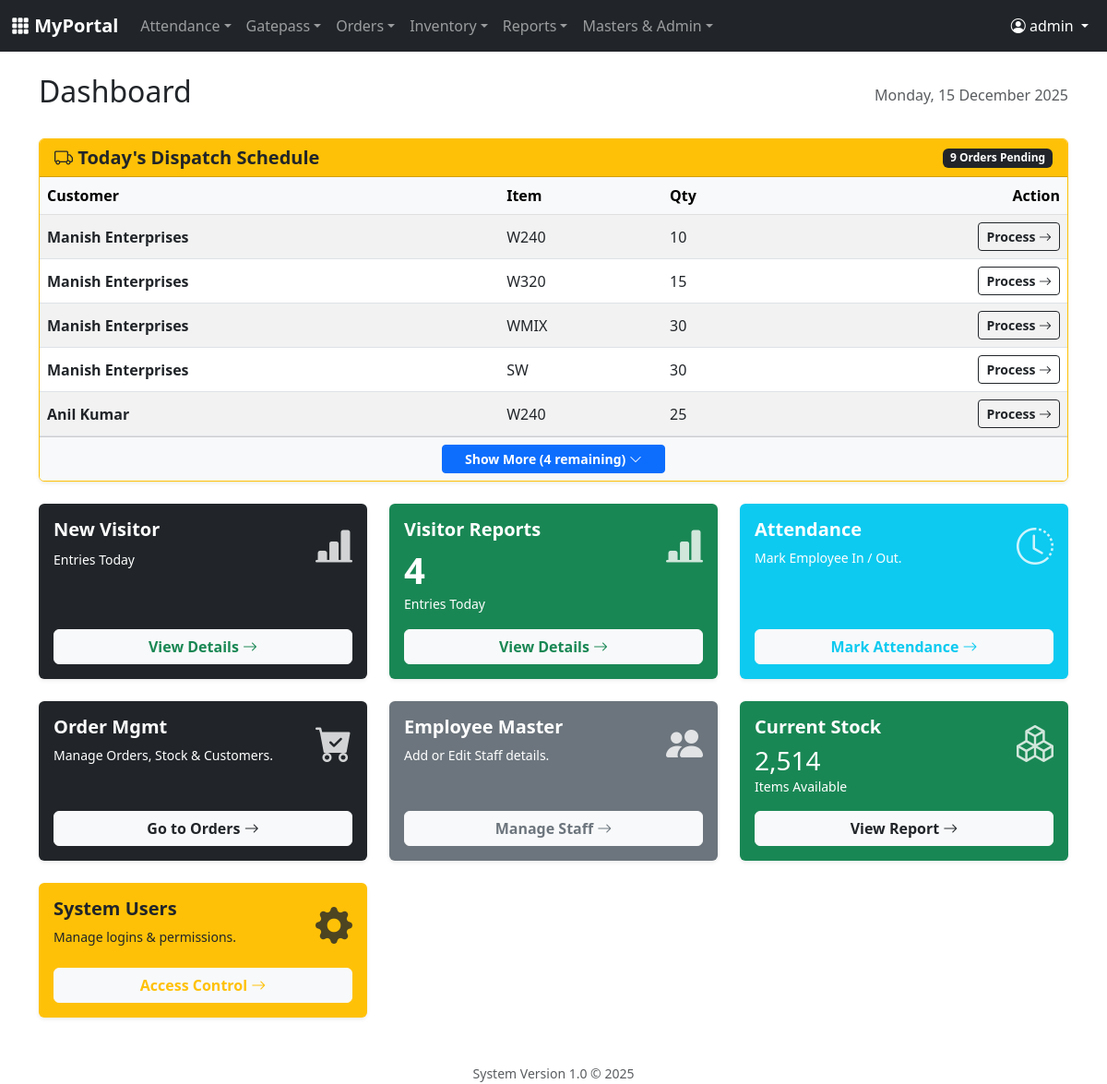
/index.php (signed in), run on the app's committed database.
### tables this page shows
CREATE TABLE `oms_orders` (
  `id` int NOT NULL,
  `customer_id` int DEFAULT NULL,
  `item_id` int DEFAULT NULL,
  `quantity` int DEFAULT NULL,
  `price` decimal(10,2) DEFAULT NULL,
  `dispatch_date` date DEFAULT NULL,
  `status` enum('Pending','Shipped','Delivered','Cancelled') DEFAULT 'Pending',
  `created_at` datetime DEFAULT CURRENT_TIMESTAMP
);

CREATE TABLE `oms_customers` (
  `id` int NOT NULL,
  `name` varchar(100) NOT NULL,
  `mobile` varchar(15) NOT NULL,
  `whatsapp` varchar(15) DEFAULT NULL,
  `state` varchar(50) DEFAULT NULL,
  `address` text,
  `created_at` datetime DEFAULT CURRENT_TIMESTAMP
);

CREATE TABLE `oms_items` (
  `id` int NOT NULL,
  `name` varchar(100) NOT NULL,
  `short_code` varchar(20) DEFAULT NULL,
  `current_stock` int DEFAULT '0',
  `unit_price` decimal(10,2) DEFAULT '0.00',
  `category_id` int DEFAULT NULL
);

### config.php (called while the page is built, shortened)
<?php
if (!function_exists('hasPermission')) {
    function hasPermission($key) {
        if (isset($_SESSION['user_id']) && $_SESSION['user_id'] == 1) return true;
        return false;
    }
}
?>

### index.php (the view, shortened to what this page needs)
<?php
require_once 'config.php';
?>
<!DOCTYPE html>
<html lang="en">
<head>
    <link href="https://cdn.jsdelivr.net/npm/bootstrap@5.3.0/dist/css/bootstrap.min.css" rel="stylesheet">
    <link rel="stylesheet" href="https://cdn.jsdelivr.net/npm/bootstrap-icons@1.10.0/font/bootstrap-icons.css">
</head>
<body>
    <?php include 'navbar.php'; ?>
    <div class="container">
        <div class="d-flex justify-content-between align-items-center mb-4">
            <h2>Dashboard</h2>
            <span class="text-muted"><?php echo date('l, d F Y'); ?></span>
        </div>
        <div class="row g-4">
            <?php if(hasPermission('oms_dispatch_schedule')): ?>
            <?php
                $today_date = date('Y-m-d');
                $cnt_q = $conn->query("SELECT COUNT(*) as total FROM oms_orders WHERE status='Pending' AND dispatch_date='$today_date'");
                $total_today = ($cnt_q) ? $cnt_q->fetch_assoc()['total'] : 0;
                $limit = 5;
                $res_dash = $conn->query("SELECT o.*, c.name as cname, i.name as iname
                                          FROM oms_orders o
                                          LEFT JOIN oms_customers c ON o.customer_id = c.id
                                          LEFT JOIN oms_items i ON o.item_id = i.id
                                          WHERE o.status='Pending' AND o.dispatch_date='$today_date'
                                          ORDER BY o.id ASC LIMIT $limit");
            ?>
            <div class="col-12 mt-4">
                <div class="card shadow-sm border-warning">
                    <div class="card-header bg-warning text-dark d-flex justify-content-between align-items-center">
                        <h5 class="mb-0 fw-bold"><i class="bi bi-truck"></i> Today's Dispatch Schedule</h5>
                        <span class="badge bg-dark"><?php echo $total_today; ?> Orders Pending</span>
                    </div>
                    <div class="card-body p-0">
                        <div class="table-responsive">
                            <table class="table table-striped mb-0 align-middle">
                                <thead class="table-light">
                                    <tr>
                                        <th>Customer</th>
                                        <th>Item</th>
                                        <th>Qty</th>
                                        <th class="text-end">Action</th>
                                    </tr>
                                </thead>
                                <tbody>
                                    <?php if($res_dash && $res_dash->num_rows > 0): ?>
                                        <?php while($row = $res_dash->fetch_assoc()): ?>
                                        <tr>
                                            <td class="fw-bold"><?php echo $row['cname']; ?></td>
                                            <td><?php echo $row['iname']; ?></td>
                                            <td><?php echo $row['quantity']; ?></td>
                                            <td class="text-end">
                                                <a href="oms_dispatch_schedule.php" class="btn btn-sm btn-outline-dark fw-bold">
                                                    Process <i class="bi bi-arrow-right"></i>
                                                </a>
                                            </td>
                                        </tr>
                                        <?php endwhile; ?>
                                    <?php else: ?>
                                        <tr><td colspan="4" class="text-center p-3 text-muted">No pending dispatches for today.</td></tr>
                                    <?php endif; ?>
                                </tbody>
                            </table>
                        </div>
                    </div>
                    <?php if($total_today > $limit): ?>
                    <div class="card-footer bg-light text-center">
                        <a href="oms_dispatch_schedule.php" class="btn btn-primary btn-sm fw-bold px-4">
                            Show More (<?php echo $total_today - $limit; ?> remaining) <i class="bi bi-chevron-down"></i>
                        </a>
                    </div>
                    <?php endif; ?>
                </div>
            </div>
            <?php endif; ?>
            <?php if(hasPermission('create_gatepass')): ?>
            <div class="col-md-4">
                    <div class="card text-white bg-dark h-100 shadow-sm dashboard-card">
                        <div class="card-body d-flex flex-column justify-content-between">
                            <div class="d-flex justify-content-between align-items-start">
                                <div>
                                    <h5 class="card-title fw-bold">New Visitor</h5>
                                    <small>Entries Today</small>
                                </div>
                            </div>
                            <a href="create_pass.php" class="btn btn-light text-success fw-bold mt-3 stretched-link">
                                View Details <i class="bi bi-arrow-right"></i>
                            </a>
                        </div>
                    </div>
                </div>
            <?php endif; ?>
            <?php if(hasPermission('gatepass_report')): ?>
                <?php
                $today = date('Y-m-d');
                $sql = "SELECT COUNT(*) as cnt FROM gate_passes WHERE DATE(entry_time) = '$today'";
                $res = $conn->query($sql);
                $count = ($res && $row = $res->fetch_assoc()) ? $row['cnt'] : 0;
                ?>
                <div class="col-md-4">
                    <div class="card text-white bg-success h-100 shadow-sm dashboard-card">
                        <div class="card-body d-flex flex-column justify-content-between">
                            <div class="d-flex justify-content-between align-items-start">
                                <div>
                                    <h5 class="card-title fw-bold">Visitor Reports</h5>
                                    <h2 class="display-6 fw-bold mb-0"><?php echo $count; ?></h2>
                                    <small>Entries Today</small>
                                </div>
                            </div>
                            <a href="reports.php" class="btn btn-light text-success fw-bold mt-3 stretched-link">
                                View Details <i class="bi bi-arrow-right"></i>
                            </a>
                        </div>
                    </div>
                </div>
            <?php endif; ?>
            <?php if(hasPermission('attendance_mark')): ?>
            <div class="col-md-4">
                <div class="card text-white bg-info h-100 shadow-sm dashboard-card">
                    <div class="card-body d-flex flex-column justify-content-between">
                        <div class="d-flex justify-content-between align-items-start">
                            <div>
                                <h5 class="card-title fw-bold">Attendance</h5>
                                <p class="card-text small">Mark Employee In / Out.</p>
                            </div>
                        </div>
                        <a href="attendance.php" class="btn btn-light text-info fw-bold mt-3 stretched-link">
                            Mark Attendance <i class="bi bi-arrow-right"></i>
                        </a>
                    </div>
                </div>
            </div>
            <?php endif; ?>
            <?php if(hasPermission('oms_orders_view') || hasPermission('oms_orders_manage') || hasPermission('oms_stock_manage') || hasPermission('oms_orders_status')): ?>
            <div class="col-md-4">
                <div class="card text-white bg-dark h-100 shadow-sm dashboard-card">
                    <div class="card-body d-flex flex-column justify-content-between">
                        <div class="d-flex justify-content-between align-items-start">
                            <div>
                                <h5 class="card-title fw-bold">Order Mgmt</h5>
                                <p class="card-text small">Manage Orders, Stock & Customers.</p>
                            </div>
                        </div>
                        <a href="oms_orders.php" class="btn btn-light text-dark fw-bold mt-3 stretched-link">
                            Go to Orders <i class="bi bi-arrow-right"></i>
                        </a>
                    </div>
                </div>
            </div>
            <?php endif; ?>
            <?php if(hasPermission('employee_manage')): ?>
            <div class="col-md-4">
                <div class="card text-white bg-secondary h-100 shadow-sm dashboard-card">
                    <div class="card-body d-flex flex-column justify-content-between">
                        <div class="d-flex justify-content-between align-items-start">
                            <div>
                                <h5 class="card-title fw-bold">Employee Master</h5>
                                <p class="card-text small">Add or Edit Staff details.</p>
                            </div>
                        </div>
                        <a href="employees.php" class="btn btn-light text-secondary fw-bold mt-3 stretched-link">
                            Manage Staff <i class="bi bi-arrow-right"></i>
                        </a>
                    </div>
                </div>
            </div>
            <?php endif; ?>
            <?php if(hasPermission('oms_stock_report_view')): ?>
            <div class="col-md-4">
                <div class="card text-white bg-success h-100 shadow-sm dashboard-card">
                    <div class="card-body d-flex flex-column justify-content-between">
                        <div class="d-flex justify-content-between align-items-start">
                            <div>
                                <h5 class="card-title fw-bold">Current Stock</h5>
                                <?php
                                    $stk_q = $conn->query("SELECT SUM(current_stock) as total FROM oms_items");
                                    $stk_total = ($stk_q && $r = $stk_q->fetch_assoc()) ? $r['total'] : 0;
                                ?>
                                <h3 class="mb-0"><?php echo number_format($stk_total); ?></h3>
                                <p class="card-text small">Items Available</p>
                            </div>
                        </div>
                        <a href="oms_stock_report.php" class="btn btn-light text-dark fw-bold mt-3 stretched-link">
                            View Report <i class="bi bi-arrow-right"></i>
                        </a>
                    </div>
                </div>
            </div>
            <?php endif; ?>
            <?php if(hasPermission('user_manage')): ?>
            <div class="col-md-4">
                <div class="card text-white bg-warning h-100 shadow-sm dashboard-card">
                    <div class="card-body d-flex flex-column justify-content-between">
                        <div class="d-flex justify-content-between align-items-start">
                            <div>
                                <h5 class="card-title fw-bold text-dark">System Users</h5>
                                <p class="card-text small text-dark">Manage logins & permissions.</p>
                            </div>
                        </div>
                        <a href="users.php" class="btn btn-light text-warning fw-bold mt-3 stretched-link">
                            Access Control <i class="bi bi-arrow-right"></i>
                        </a>
                    </div>
                </div>
            </div>
            <?php endif; ?>
        </div>
        <div class="mt-5 text-center text-muted">
            <small>System Version 1.0 &copy; <?php echo date('Y'); ?></small>
        </div>
    </div>
</body>
</html>

### index.php (style rules this page uses)
.dashboard-card { transition: transform 0.2s; border: none; }

### data on the page
oms_orders: customer.name "Manish Enterprises", item.name "W240", quantity "10"
oms_orders: customer.name "Manish Enterprises", item.name "W320", quantity "15"
oms_orders: customer.name "Manish Enterprises", item.name "WMIX", quantity "30"
oms_orders: customer.name "Manish Enterprises", item.name "SW", quantity "30"
oms_orders: customer.name "Anil Kumar", item.name "W240", quantity "25"

### other printed values
$user_name "admin"
$total_today "9"
$total_today - $limit "4"
